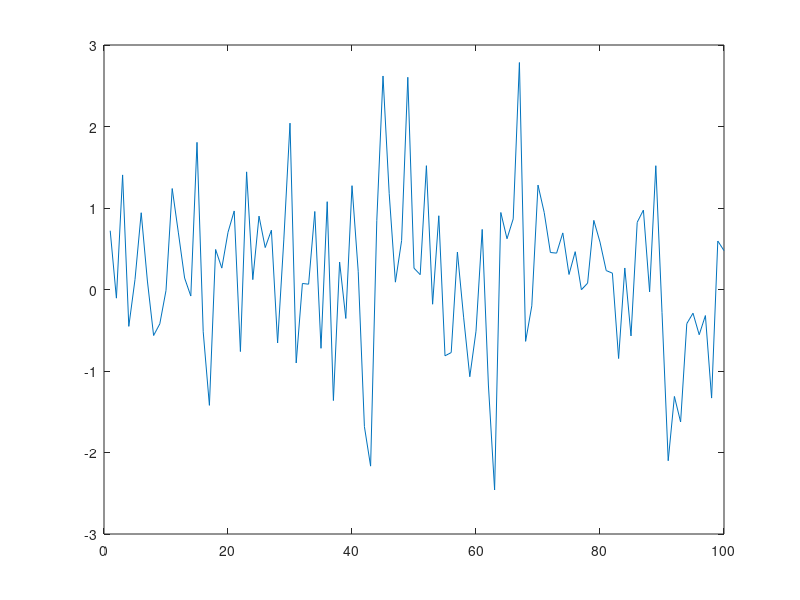

This chart was generated by the following MATLAB code: (Note: this script raises an error after producing the figure.)
clear; clc;
close all;
N = 100;

et = randn([N,1]);

figure
plot(et)

roots([1, - 0.79 , 0.84])

proc = filter([1, - 0.79, 0.84],[1, -2.81, -0.11],et);

figure
plot(proc)

figure
acf(proc,20, 0.05,1);

figure
pacf(proc,20, 0.05,1);
